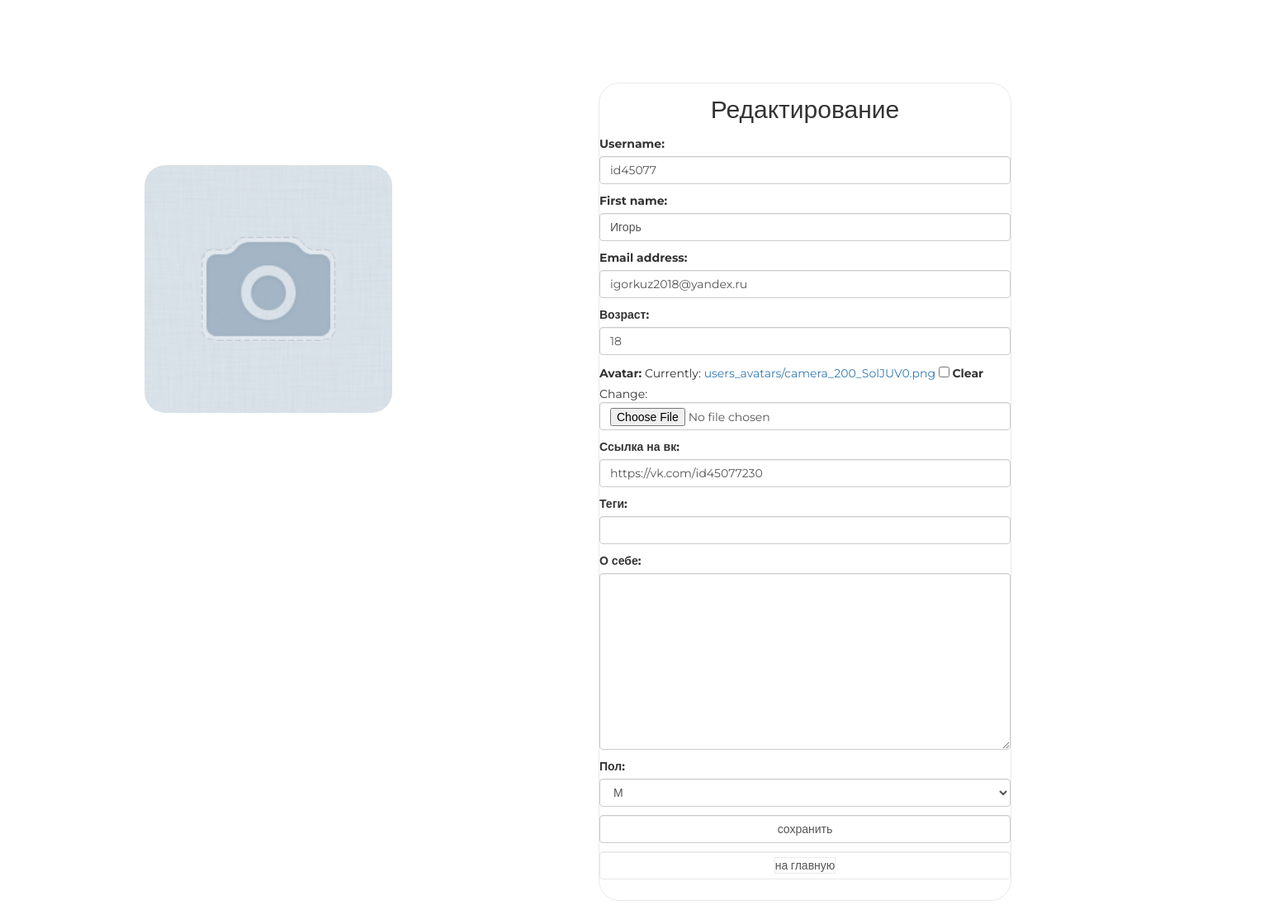
Page /auth/edit/ (signed in) on the committed database.
### authapp/models.py (models this page shows, shortened)
class ShopUser(AbstractUser):
    avatar = models.ImageField(upload_to='users_avatars', blank=True)
    age = models.PositiveIntegerField(verbose_name = 'возраст', blank=True, default=18)
    activation_key = models.CharField(max_length=128, blank=True)
    activation_key_expires = models.DateTimeField(default=(now()+timedelta(hours=48)))

class ShopUserProfile(models.Model):
    MALE = 'M'
    FEMALE = 'W'
    GENDER_CHOICES = (
        (MALE, 'М'),
        (FEMALE, 'Ж'),
    )
    user = models.OneToOneField(ShopUser, unique=True, null=False, db_index=True, on_delete=models.CASCADE)
    tagline = models.CharField(verbose_name='теги', max_length=128, blank=True)
    aboutMe = models.TextField(verbose_name='о себе', max_length=512, blank=True)
    gender = models.CharField(verbose_name='пол', max_length=1, choices=GENDER_CHOICES, blank=True)
    vk_link = models.CharField(verbose_name='ссылка на вк', max_length=328, blank=True)

### authapp/views.py (the view)
# urls.py: path('edit/', authapp.edit, name='edit'),
def edit(request):
    title = 'редактирование'
    print(request, 'dfsdf')
    if request.method == 'POST':
        edit_form = ShopUserEditForm(request.POST, request.FILES, instance=request.user)
        profile_form = ShopUserProfileEditForm(request.POST, instance=request.user.shopuserprofile)
        print(request.user.shopuserprofile)
        if edit_form.is_valid() and profile_form.is_valid():
            edit_form.save()
            return HttpResponseRedirect(reverse('auth:edit'))
    else:
        edit_form = ShopUserEditForm(instance=request.user)
        profile_form = ShopUserProfileEditForm(instance=request.user.shopuserprofile)
    content = {'title': title, 'edit_form': edit_form, 'profile_form': profile_form}
    return render(request, 'authapp/edit.html', content)

### authapp/forms.py (shortened to what this page needs)
class ShopUserEditForm(UserChangeForm):
    class Meta:
        model = ShopUser
        fields = ('username', 'first_name', 'email', 'age', 'avatar', 'password')
    def __init__(self, *args, **kwargs):
        super().__init__(*args, **kwargs)
        for field_name, field in self.fields.items():
            field.widget.attrs['class'] = 'form-control'
            field.help_text = ''
            if field_name == 'password':
                field.widget = forms.HiddenInput()

class ShopUserProfileEditForm(forms.ModelForm):
    class Meta:
        model = ShopUserProfile
        fields = ('vk_link','tagline', 'aboutMe', 'gender')
    def __init__(self, *args, **kwargs):
        super(ShopUserProfileEditForm, self).__init__(*args, **kwargs)
        for field_name, field in self.fields.items():
            field.widget.attrs['class'] = 'form-control'

### mainapp/context_processors.py (called while the page is built)
def basket(request):
   print(f'context processor basket works')
   basket = []
   if request.user.is_authenticated:
       basket = Basket.objects.filter(user=request.user)
   return {
       'basket': basket,
   }

### authapp/templates/authapp/edit.html (shortened to what this page needs)
{% extends 'authapp/base.html' %}
{% load static %}
{% block title_title%}
<div class="h2 text-center head">
    Редактирование
</div>
{% endblock %}
{% block content %}
<div class="user_avatar"><img src="/media/{{ user.avatar }}"></div>
    <form class="form-horizontal" action="{% url 'auth:edit' %}" method="post" enctype="multipart/form-data">
        {{ edit_form.as_p }}
        {{ profile_form.as_p }}
        <input class="form-control" type="submit" value="сохранить">
    </form>
    <button class="btn btn-round form-control last">
        <a href="{% url 'main' %}" class="">
            на главную
        </a>
    </button>
{% endblock %}

### static/css/style.css (style rules this page uses)
* { margin: 0; padding: 0; }
body { width:1920px; margin: 0 auto; }

### static/css/style_geek.css (style rules this page uses)
* { margin: 0; padding: 0; }
body { font-family: 'Montserrat', sans-serif; }
html, body { height: 100%; }
.login .head { margin: 15px auto; }
.login .form-control[type="submit"] { margin: 10px auto; }
.login button { border: 1px solid #eaeaea; margin-bottom: 10px; text-decoration: none; display: block; width: 100%; }
.login button.last { margin-bottom: 25px; }
.login button a, .login button a:hover { border: 1px solid #eaeaea; color: #555; text-decoration: none; }
.login form { margin-bottom: 10px; }
div.user_avatar { text-align: center; }
.login div.user_avatar { position: fixed; left: 175px; top: 200px; }
.user_avatar img { width: 300px; border-radius: 25px; }

### rows in the picture
ShopUser: avatar (picture), username "id45077", first_name "Игорь", email "igorkuz2018@yandex.ru", age "18"
ShopUserProfile: vk_link "https://vk.com/id45077230", gender "М"
